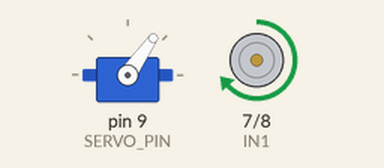
The sketch below on a simulated Arduino Uno, built with avr-gcc and run on an emulated ATmega328P. Shown: servo, motor-driver pin pairs drawn as motors (green arrow = first pin HIGH = forward, orange = second pin HIGH = backward, longer = more drive, scaled by the enable pin).

Above: at 1.3 s.
At 2.5 s:
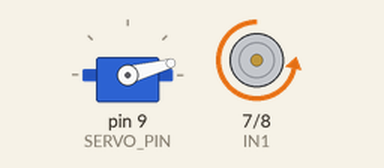
At 3.7 s:
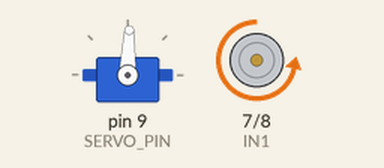
At 8.0 s:
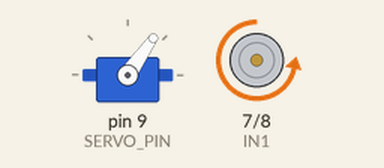
Timing chart, 0 to 9.5 s (numbered marks = the images above):
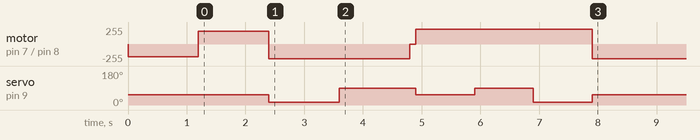

Measured:
- by itself, servo on pin 9 (SERVO_PIN): 55° → 15° at 2.4 s, → 88° 1.2 s later, → 55° 1.3 s later, → 88° 1.0 s later, … (6 changes in this stretch)
- by itself, motor on pin 7 (IN1) / pin 8 (IN2): stopped → backward 190/255 at 0.00 s, → forward 190/255 1.2 s later, → backward 220/255 1.2 s later, → stopped 2.4 s later, … (6 changes in this stretch)

The sketch:

Test2.0.ino
```cpp
// (licence header left out)
#include <PWMServo.h>
#define IN1 7
#define IN2 8
#define ENA 5        //  ENA pin
#define INT1 2
#define INT2 3

#define FRONT 55        // steering to front
int SHARP_RIGHT=FRONT+33;
int SHARP_LEFT=FRONT-40;

#define DELAY_TIME 1200
#define BACK_TIME 1000
#define SPEED 190
#define HI_SPEED 220
#define SERVO_PIN 9  //servo connect to D9

#define LFSensor_0 INT1  //OLD D3
#define LFSensor_1 24 //A1
#define LFSensor_2 25 //A2
#define LFSensor_3 26 //A3
#define LFSensor_4 INT2  //OLD D10

PWMServo head;
/*motor control*/
void go_Back(int speed)  //Forward
{
  digitalWrite(IN1, HIGH);
  digitalWrite(IN2,LOW);
  analogWrite(ENA,speed);
}

void  go_Advance(int speed)  //Forward
{
  digitalWrite(IN1, LOW);
  digitalWrite(IN2,HIGH);
  analogWrite(ENA,speed);

}

void turn(int angle)
{

  head.write(angle);

}

void stop_Stop()    //Stop
{
  digitalWrite(IN1, LOW);
  digitalWrite(IN2,LOW);
  analogWrite(ENA,0);

}


void setup() {

 pinMode(ENA, OUTPUT);
 pinMode(IN1, OUTPUT);
 pinMode(IN2, OUTPUT);


head.attach(SERVO_PIN);
 turn(FRONT);
 go_Advance(SPEED);
 delay(DELAY_TIME);

 go_Back(SPEED);
 delay(DELAY_TIME);

 go_Advance(HI_SPEED);
 turn(SHARP_LEFT);
 delay(DELAY_TIME);

 turn(SHARP_RIGHT);
 delay(DELAY_TIME);
stop_Stop();//stop move
delay(100);
 turn(FRONT);
 go_Back(HI_SPEED);
 delay(BACK_TIME);
 turn(SHARP_RIGHT);
  delay(BACK_TIME);
 turn(SHARP_LEFT);

delay(BACK_TIME);

turn(FRONT);
stop_Stop();//stop move
 // Serial.begin(9600);

}


void loop() {
  go_Advance(120);
}
```
